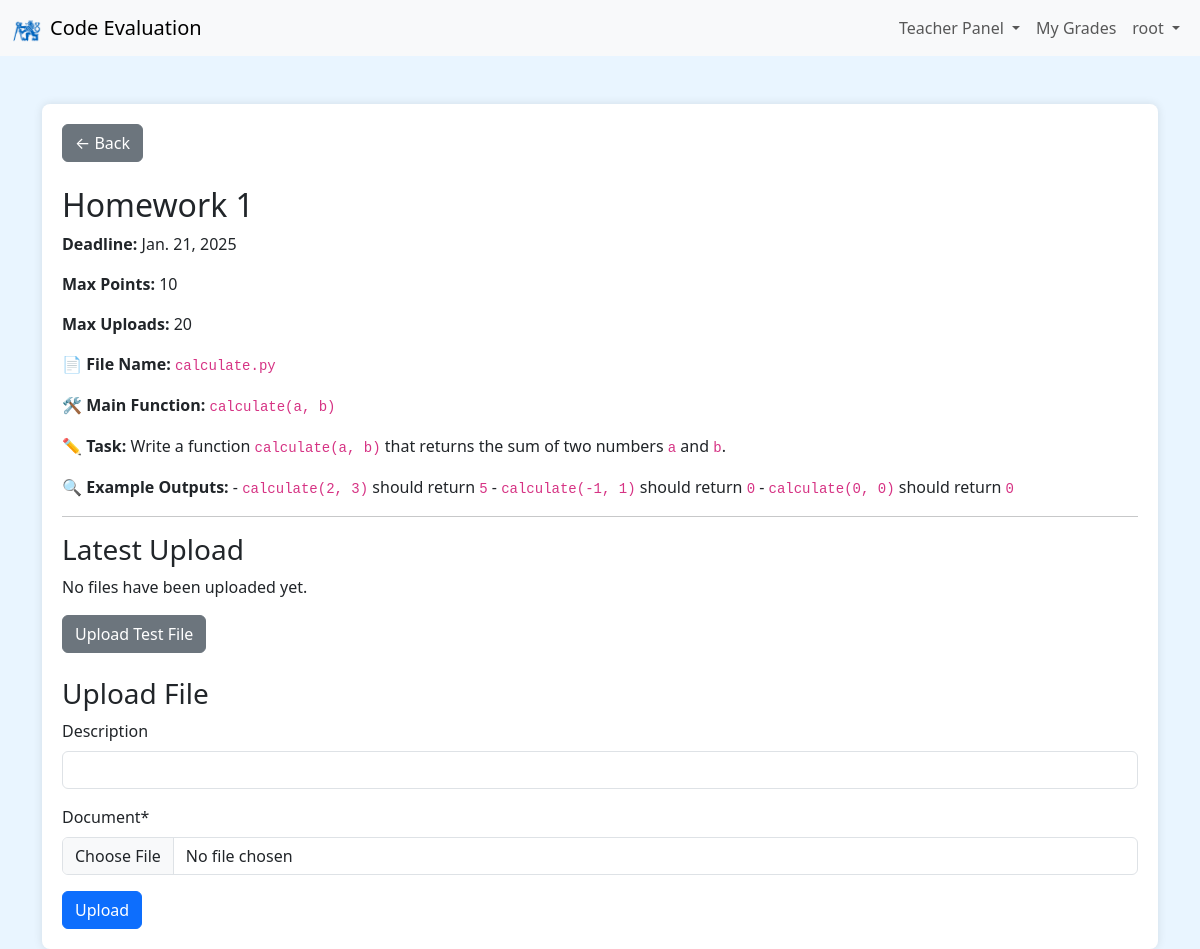
Screenshot of /PDA/1/ (signed in) with the database file from the repository.
### upload/models.py (models this page shows, shortened)
class Assignment(models.Model):
    subject = models.ForeignKey(Subject, on_delete=models.CASCADE, related_name='assignments')
    name = models.CharField(max_length=100)
    description = models.TextField()
    deadline = models.DateField()
    number = models.PositiveIntegerField()
    max_points = models.PositiveIntegerField(default=10, help_text="Максимальное количество баллов за это задание.")
    max_uploads = models.PositiveIntegerField(default=20, help_text="Максимальное количество загрузок для студента.")
    def get_description_markdown(self):
        return mark_safe(markdown.markdown(self.description))

### upload/views.py (the view, shortened to what this page needs)
# urls.py: path('<str:subject_name>/<int:assignment_id>/', views.assignment_detail, name='assignment_detail'),
@login_required
def assignment_detail(request, subject_name, assignment_id):
    assignment = get_object_or_404(Assignment, subject__name=subject_name, id=assignment_id)
    user_uploads_count = Document.objects.filter(assignment=assignment, user=request.user).count()
    documents = Document.objects.filter(user=request.user, assignment=assignment).order_by('-uploaded_at')
    latest_document = documents.first()
    if request.method == 'POST':
        form = DocumentForm(request.POST, request.FILES)
        if form.is_valid():
            uploaded_files = request.FILES.getlist('document')
            if not uploaded_files:
                messages.error(request, 'No files selected for upload.')
            else:
                for uploaded_file in uploaded_files:
                    doc = Document.objects.create(
                        assignment=assignment,
                        user=request.user,
                        document=uploaded_file,
                        description=form.cleaned_data.get('description', '')
                    )
                    file_path = doc.document.path
                    passed_tests, total_tests, message = run_tests(assignment, file_path)
                    if total_tests > 0:
                        fraction_passed = passed_tests / total_tests
                        grade = int(fraction_passed * assignment.max_points)
                    else:
                        grade = 0
                    if total_tests == 0:
                        doc.test_result = f"Failed: {message}"
                        messages.error(request, f'File "{uploaded_file.name}" uploaded but tests could not be run: {message}')
                    elif passed_tests == total_tests:
                        doc.test_result = "Passed: All tests passed successfully."
                        messages.success(request, f'File "{uploaded_file.name}" uploaded and passed all tests!')
                    else:
                        doc.test_result = f"Failed: {message}"
                        messages.error(request, f'File "{uploaded_file.name}" uploaded but failed some tests: {message}')
                    doc.grade = grade
                    doc.save()
                return redirect('upload:assignment_detail', subject_name=subject_name, assignment_id=assignment_id)
        else:
            messages.error(request, 'There was an error uploading your file.')
    else:
        form = DocumentForm()
    return render(request, 'upload/assignment_detail.html', {
        'assignment': assignment,
        'latest_document': latest_document,
        'form': form,
        'is_teacher': is_teacher(request.user),
    })

### upload/forms.py
class DocumentForm(forms.ModelForm):
    class Meta:
        model = Document
        fields = ('description', 'document', )

### upload/context_processors.py (called while the page is built)
def is_teacher_context(request):
    if request.user.is_authenticated:
        is_teacher_flag = request.user.is_superuser or request.user.groups.filter(name="Teachers").exists()
    else:
        is_teacher_flag = False
    return {
        'is_teacher_flag': is_teacher_flag
    }

### upload/views.py (called while the page is built)
def is_teacher(user):
    return user.is_superuser or user.groups.filter(name='Teachers').exists()

### upload/templates/upload/assignment_detail.html (shortened to what this page needs)
{% extends 'upload/base.html' %}
{% load crispy_forms_tags %}
{% load dict_extras %}
{% block content %}
<div class="content-container">
    <a href="{% url 'upload:subject_detail' subject_name=assignment.subject.name %}" class="btn btn-secondary mb-4">
        &larr; Back
    </a>
    <h2>{{ assignment.name }}</h2>
    <p><strong>Deadline:</strong> {{ assignment.deadline }}</p>
    <p><strong>Max Points:</strong> {{ assignment.max_points }}</p>
    <p><strong>Max Uploads:</strong> {{ assignment.max_uploads }}</p>
    <p>{{ assignment.get_description_markdown }}</p>
    <hr>
    <h3>Latest Upload</h3>
    {% if latest_document %}
        <p>
            <strong>Uploaded at:</strong>
            <a href="{% url 'upload:document_detail' pk=latest_document.pk %}">
                {{ latest_document.uploaded_at|date:"d.m.Y H:i" }}
            </a>
            <a href="{{ latest_document.document.url }}" class="btn btn-sm btn-primary" download>
                Download
            </a>
        </p>
        {% if latest_document.test_result %}
            <p>
                <span class="badge {% if 'Passed' in latest_document.test_result %}bg-success{% else %}bg-danger{% endif %}">
                    {{ latest_document.test_result }}
                </span>
                <span class="badge bg-info">
                    Grade: {{ latest_document.grade }} / {{ assignment.max_points }}
                </span>
            </p>
        {% endif %}
    {% else %}
        <p>No files have been uploaded yet.</p>
    {% endif %}
    {% if is_teacher %}
        <a href="{% url 'upload:upload_test_file' subject_abbr=assignment.subject.name assignment_number=assignment.number %}"
           class="btn btn-secondary mb-4">
            Upload Test File
        </a>
    {% endif %}
    {% if form %}
        <h3>Upload File</h3>
        <form method="post" enctype="multipart/form-data">
            {{ form|crispy }}
            <button type="submit" class="btn btn-primary">Upload</button>
        </form>
    {% else %}
        <p class="text-danger">You cannot upload more files (limit reached).</p>
    {% endif %}
</div>
{% endblock %}

### upload/templates/upload/base.html (shortened to what this page needs)
{% load crispy_forms_tags static %}
<!DOCTYPE html>
<html lang="en">
<head>
    <link href="https://cdn.jsdelivr.net/npm/bootstrap@5.3.0/dist/css/bootstrap.min.css" rel="stylesheet">
</head>
<body>
    <nav class="navbar navbar-expand-lg navbar-light bg-light">
        <div class="container-fluid">
            <a class="navbar-brand d-flex align-items-center" href="{% url 'upload:subject_list' %}">
                <img src="{% static 'CVUT_znak.png' %}" alt="Logo" width="30" height="30" class="d-inline-block align-text-top me-2">
                Code Evaluation
            </a>
            <div class="collapse navbar-collapse" id="navbarNav">
                <ul class="navbar-nav ms-auto">
                    {% if user.is_authenticated %}
                        {% if is_teacher_flag %}
                            <li class="nav-item dropdown">
                                <a class="nav-link dropdown-toggle" href="#" id="teacherDropdown" role="button"
                                data-bs-toggle="dropdown" aria-expanded="false">
                                    Teacher Panel
                                </a>
                            </li>
                        {% endif %}
                        <li class="nav-item">
                            <a class="nav-link" href="{% url 'upload:grades_overview' %}">My Grades</a>
                        </li>
                        <li class="nav-item dropdown">
                            <a class="nav-link dropdown-toggle" href="#" id="userDropdown" role="button" data-bs-toggle="dropdown" aria-expanded="false">
                                {{ user.username }}
                            </a>
                        </li>
                    {% endif %}
                </ul>
            </div>
        </div>
    </nav>
    <div class="container mt-5">
        {% block content %}
        {% endblock %}
    </div>
</body>
</html>

### upload/templates/upload/base.html (style rules this page uses)
body { background-color: #e9f5ff; }
.content-container { background-color: white; padding: 20px; border-radius: 8px; box-shadow: 0 0 10px rgba(0, 0, 0, 0.1); }

### rows the page displays
Assignment: name "Homework 1", deadline "Jan. 21, 2025", max_points "10", max_uploads "20", get_description_markdown "📄 File Name: calculate.py 🛠 Main Function: calculate(a, b) ✏️ Task: Write a function calculate(a, b) that returns the sum of two numbers a and b . 🔍 Example Outputs: - calculate(2, 3) should return 5 - calculate(-1, 1) should return 0 - calculate(0, 0) should return 0"

### other values shown
{{ user.username }} "root"
